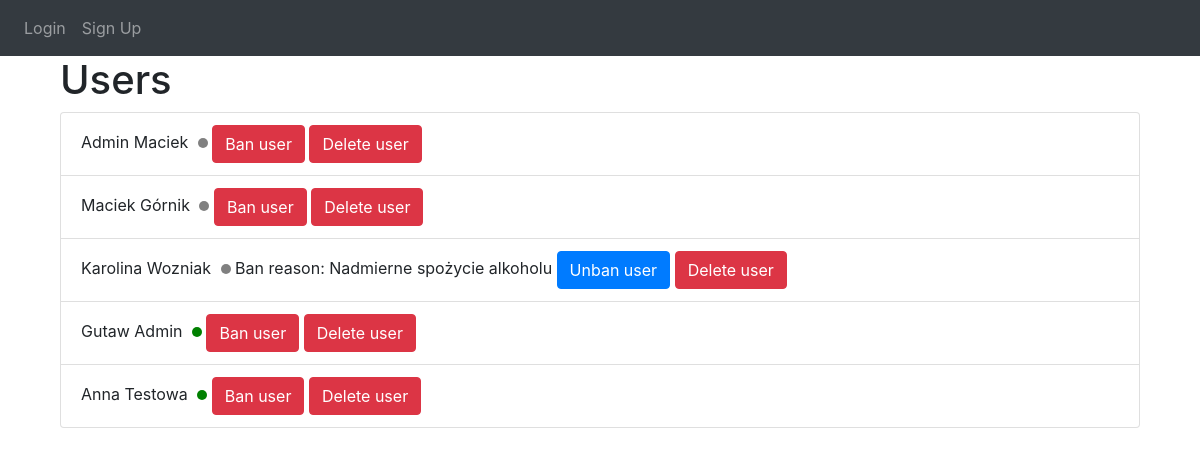
/manage, run on the app's committed database.
### website/models.py (models this page shows)
class User(db.Model, UserMixin):
    id = db.Column(db.Integer, primary_key=True)
    first_name = db.Column(db.String(50), nullable=False)
    last_name = db.Column(db.String(50), nullable=False)
    email = db.Column(db.String(100), unique=True, nullable=False)
    password = db.Column(db.String(100), nullable=False)
    is_moderator = db.Column(db.Boolean, default=False)
    is_online = db.Column(db.Boolean, default=True)
    last_seen = db.Column(db.DateTime(timezone=True), default=func.now())

class Ban(db.Model):
    id = db.Column(db.Integer, primary_key=True)
    user_id = db.Column(db.Integer, db.ForeignKey('user.id'), nullable=False)
    reason = db.Column(db.String(200), nullable=False)
    timestamp = db.Column(db.DateTime(timezone=True), default=func.now())

### website/views.py (the view)
@views.route('/manage', methods=['GET', 'POST'])
def manage():
    def is_user_online(user):
        return user.is_online
    def is_user_banned(user):
        return Ban.query.filter_by(user_id=user.id).first()
    users = User.query.all()
    return render_template("manage.html", user=current_user, users=users, is_user_online=is_user_online, is_user_banned=is_user_banned)

### website/templates/manage.html (shortened to what this page needs)
{% extends "base.html" %} {% block title %}Administrator's panel{% endblock %} {% block content %}
<div class="container">
   <h1>Users</h1>
   <ul class="list-group">
      {% for user_ in users %}
      <li class="list-group-item">
         {{ user_.first_name }} {{ user_.last_name }} {% if
         is_user_online(user_) %}
         <span class="dot dot-green"></span>
         {% else %}
         <span class="dot dot-gray"></span>
         {% endif %} {% if user_.id != current_user.id %}
         {% if not is_user_banned(user_) %}
         <button class="btn btn-danger ban-user-btn" data-userid="{{ user_.id }}">
            Ban user
         </button>
         {% else %}
         Ban reason: {{ is_user_banned(user_).reason }}
         <button class="btn btn-primary unban-user-btn" data-userid="{{ user_.id }}">
            Unban user
         </button>
         {% endif %}
         <button class="btn btn-danger delete-user-btn" data-userid="{{ user_.id }}">
            Delete user
         </button>
         {% endif %}
      </li>
      {% endfor %}
   </ul>
</div>
{% endblock %}

### website/templates/base.html (shortened to what this page needs)
<!DOCTYPE html>
<html>
	<head>
		<link
			rel="stylesheet"
			href="https://stackpath.bootstrapcdn.com/bootstrap/4.4.1/css/bootstrap.min.css"
		/>
		<link
			rel="stylesheet"
			href="https://stackpath.bootstrapcdn.com/font-awesome/4.7.0/css/font-awesome.min.css"
		/>
		<link
			rel="stylesheet"
			href="{{url_for('static', filename='css/style.css')}}"
		/>
	</head>
	<body>
		<nav class="navbar navbar-expand-lg navbar-dark bg-dark">
			<div class="collapse navbar-collapse" id="navbar">
				<div class="navbar-nav">
					{% if user.is_authenticated %}
					<a class="nav-item nav-link" id="home" href="/">Home</a>
					<a class="nav-item nav-link" id="chats" href="/active"
						>Active Users</a
					>
					{% if user.is_moderator %}
					<a class="nav-item nav-link" id="manage" href="/manage"
						>Manage Users</a
					>
					{% endif %}
					<a class="nav-item nav-link" id="chats" href="/settings"
						>Settings</a
					>
					<a class="nav-item nav-link" id="logout" href="/logout"
						>Logout</a
					>
					{%else%}
					<a class="nav-item nav-link" id="login" href="/login"
						>Login</a
					>
					<a class="nav-item nav-link" id="signUp" href="/sign-up"
						>Sign Up</a
					>
					{% endif %}
				</div>
			</div>
		</nav>
		<div class="container">{% block content %} {% endblock %}</div>
	</body>
</html>

### website/static/css/style.css (style rules this page uses)
.dot { height: 10px; width: 10px; border-radius: 50%; display: inline-block; margin-left: 5px; }
.dot-green { background-color: green; }
.dot-gray { background-color: gray; }

### data on the page
User: first_name "Admin", last_name "Maciek"
User: first_name "Maciek", last_name "Górnik"
User: first_name "Karolina", last_name "Wozniak"
Ban: reason "Nadmierne spożycie alkoholu"
User: first_name "Gutaw", last_name "Admin", is_online True (drawn)
User: first_name "Anna", last_name "Testowa", is_online True (drawn)
